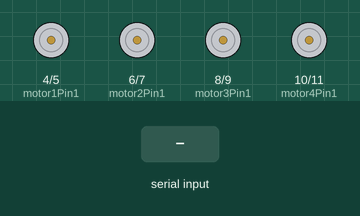
Simulated run of this sketch. Board: Arduino Uno, built with avr-gcc and run on an emulated ATmega328P. Shown: motor-driver pin pairs drawn as motors (green arrow = first pin HIGH = forward, orange = second pin HIGH = backward, longer = more drive). The test bench sets the inputs (shaded band). What the sketch prints to the serial monitor is not drawn.

Above: at 1.2 s.
1.3 s: "F" received over Serial
At 1.9 s:
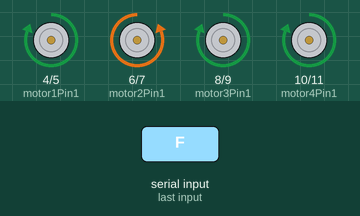
2.8 s: "B" received over Serial
At 4.0 s:
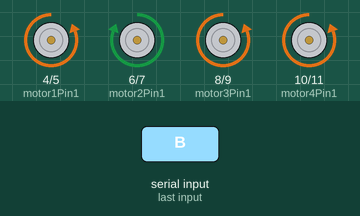
4.3 s: "L" received over Serial
At 5.2 s:
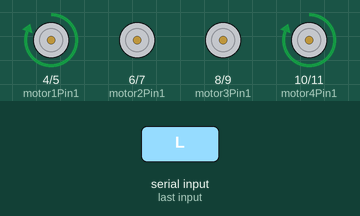
5.8 s: "R" received over Serial
At 6.4 s:
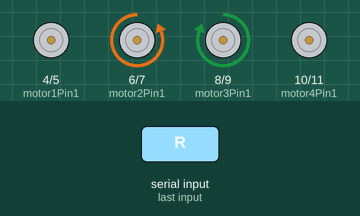
Timing chart, 0 to 8.3 s (numbered marks = the images above; inputs shaded):
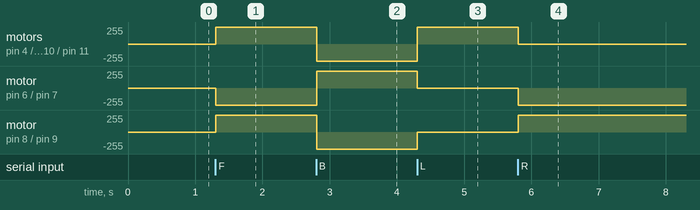

The sketch:

ambulance_signal_detection_bluetooth.ino1958127725429720866.ino
```cpp
int motor1Pin1 = 4; // pin 2 on L293D IC
int motor1Pin2 = 5; // pin 7 on L293D IC
int motor2Pin1 = 6; // pin 1 on L293D IC
int motor2Pin2 = 7; // pin 10 on L293D IC
int motor3Pin1 = 8; // pin 15 on L293D IC
int motor3Pin2 = 9; // pin 9 on L293D IC
int motor4Pin1 = 10; // pin 2 on L293D IC
int motor4Pin2 = 11; // pin 7 on L293D IC
char a;
void setup() {
   pinMode(motor1Pin1, OUTPUT),pinMode(motor1Pin2, OUTPUT);
    pinMode(motor2Pin1, OUTPUT),pinMode(motor2Pin2, OUTPUT);
    pinMode(motor3Pin1, OUTPUT),pinMode(motor3Pin2, OUTPUT);
    pinMode(motor4Pin1, OUTPUT),pinMode(motor4Pin2, OUTPUT);
    Serial.begin(9600);
  // put your setup code here, to run once:

}

void loop() {
   Serial.println("hai");
   if(Serial.available()>0){
    a=Serial.read();
    Serial.println(a);
    if(a=='F'){
      digitalWrite(motor1Pin1, HIGH);
      digitalWrite(motor1Pin2, LOW);
      digitalWrite(motor2Pin1, LOW);
      digitalWrite(motor2Pin2, HIGH);

      digitalWrite(motor3Pin1, HIGH);
      digitalWrite(motor3Pin2, LOW);
      digitalWrite(motor4Pin1, HIGH);
      digitalWrite(motor4Pin2, LOW);

    }

       if(a=='B'){
      digitalWrite(motor1Pin1, LOW);
      digitalWrite(motor1Pin2, HIGH);
      digitalWrite(motor2Pin1, HIGH);
      digitalWrite(motor2Pin2, LOW);

      digitalWrite(motor3Pin1, LOW);
      digitalWrite(motor3Pin2, HIGH);
      digitalWrite(motor4Pin1, LOW);
      digitalWrite(motor4Pin2, HIGH);
       }

    if(a=='L'){//down ....................
      digitalWrite(motor1Pin1, HIGH);
      digitalWrite(motor1Pin2, LOW);
      digitalWrite(motor2Pin1, LOW);
      digitalWrite(motor2Pin2, LOW);

      digitalWrite(motor3Pin1, LOW);
      digitalWrite(motor3Pin2, LOW);
      digitalWrite(motor4Pin1, HIGH);
      digitalWrite(motor4Pin2, LOW);

    }
     if(a=='R'){//up ....................
    digitalWrite(motor1Pin1, LOW);
      digitalWrite(motor1Pin2, LOW);
      digitalWrite(motor2Pin1, LOW);
      digitalWrite(motor2Pin2, HIGH);

      digitalWrite(motor3Pin1, HIGH);
      digitalWrite(motor3Pin2, LOW);
      digitalWrite(motor4Pin1, LOW);
      digitalWrite(motor4Pin2, LOW);


    }
    if(a=='S'){
      digitalWrite(motor2Pin1, LOW);
      digitalWrite(motor2Pin2, LOW);
      digitalWrite(motor1Pin1, LOW);
      digitalWrite(motor1Pin2, LOW);
      digitalWrite(motor3Pin1, LOW);
      digitalWrite(motor3Pin2, LOW);
      digitalWrite(motor4Pin1, LOW);
      digitalWrite(motor4Pin2, LOW);
    }
   }
}
```

Measured:
- after the input at 1.3 s, motor on pin 4 (motor1Pin1) / pin 5 (motor1Pin2), motor on pin 8 (motor3Pin1) / pin 9 (motor3Pin2), motor on pin 10 (motor4Pin1) / pin 11 (motor4Pin2): stopped → forward 255/255 at once; motor on pin 6 (motor2Pin1) / pin 7 (motor2Pin2): stopped → backward 255/255 at once
- after the input at 2.8 s, motor on pin 4 (motor1Pin1) / pin 5 (motor1Pin2), motor on pin 8 (motor3Pin1) / pin 9 (motor3Pin2), motor on pin 10 (motor4Pin1) / pin 11 (motor4Pin2): forward 255/255 → backward 255/255 at once; motor on pin 6 (motor2Pin1) / pin 7 (motor2Pin2): backward 255/255 → forward 255/255 at once
- after the input at 4.3 s, motor on pin 4 (motor1Pin1) / pin 5 (motor1Pin2), motor on pin 10 (motor4Pin1) / pin 11 (motor4Pin2): backward 255/255 → forward 255/255 at once; motor on pin 6 (motor2Pin1) / pin 7 (motor2Pin2): forward 255/255 → stopped at once; motor on pin 8 (motor3Pin1) / pin 9 (motor3Pin2): backward 255/255 → stopped at once
- after the input at 5.8 s, motor on pin 4 (motor1Pin1) / pin 5 (motor1Pin2), motor on pin 10 (motor4Pin1) / pin 11 (motor4Pin2): forward 255/255 → stopped at once; motor on pin 6 (motor2Pin1) / pin 7 (motor2Pin2): stopped → backward 255/255 at once; motor on pin 8 (motor3Pin1) / pin 9 (motor3Pin2): stopped → forward 255/255 at once
